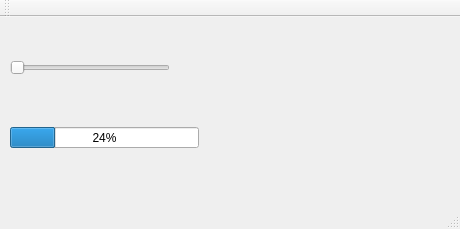
<?xml version="1.0" encoding="UTF-8"?>
<ui version="4.0">
 <class>MainWindow</class>
 <widget class="QMainWindow" name="MainWindow">
  <property name="geometry">
   <rect>
    <x>0</x>
    <y>0</y>
    <width>460</width>
    <height>229</height>
   </rect>
  </property>
  <property name="windowTitle">
   <string>MainWindow</string>
  </property>
  <widget class="QWidget" name="centralWidget">
   <widget class="QProgressBar" name="progressBar">
    <property name="geometry">
     <rect>
      <x>10</x>
      <y>110</y>
      <width>189</width>
      <height>21</height>
     </rect>
    </property>
    <property name="value">
     <number>24</number>
    </property>
   </widget>
   <widget class="QSlider" name="horizontalSlider">
    <property name="geometry">
     <rect>
      <x>10</x>
      <y>40</y>
      <width>160</width>
      <height>22</height>
     </rect>
    </property>
    <property name="orientation">
     <enum>Qt::Horizontal</enum>
    </property>
   </widget>
  </widget>
  <widget class="QMenuBar" name="menuBar">
   <property name="geometry">
    <rect>
     <x>0</x>
     <y>0</y>
     <width>460</width>
     <height>19</height>
    </rect>
   </property>
  </widget>
  <widget class="QToolBar" name="mainToolBar">
   <attribute name="toolBarArea">
    <enum>TopToolBarArea</enum>
   </attribute>
   <attribute name="toolBarBreak">
    <bool>false</bool>
   </attribute>
  </widget>
  <widget class="QStatusBar" name="statusBar"/>
 </widget>
 <layoutdefault spacing="6" margin="11"/>
 <resources/>
 <connections/>
</ui>
